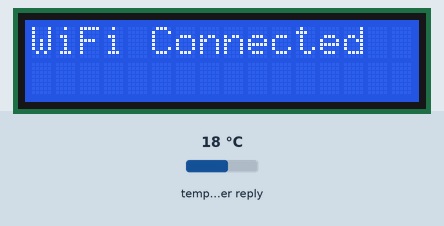
Bench run of a sketch on a simulated ESP32. Shown: 16×2 character LCD. Inputs (shaded band) come from the test bench; at power-on: temperature in the weather reply 18 °C. WiFi joins after 1.5 s; servers stay silent unless stated; web services answer with replies made up by the test bench; what the sketch prints to the serial monitor is not drawn.

Above: at 1.6 s.
At 4.1 s:
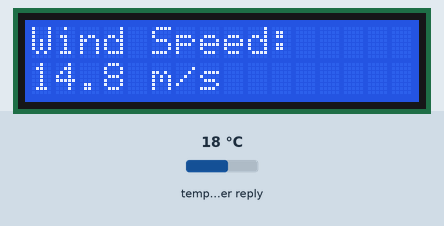
At 8.1 s:
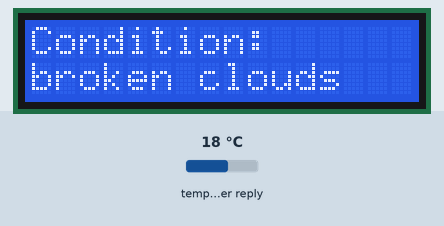
At 12.1 s:
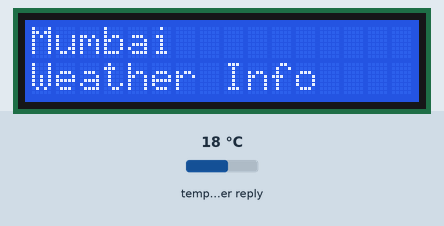
At 16.1 s:
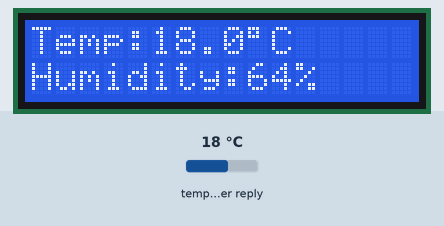

The sketch:

Code.ino
```cpp
#include <WiFi.h>
#include <HTTPClient.h>
#include <ArduinoJson.h>
#include <Wire.h>
#include <LiquidCrystal_I2C.h>

LiquidCrystal_I2C lcd(0x27, 16, 2); // SDA --> 21 , SCL --> 20

// WiFi credentials
const char* ssid = "The OHM Lab";
const char* password = "dlm%15^9bx";

// Weather API key
String apiKey = "00d787951676440c818164957261906";

// City
String city = "Mumbai";
String countryCode = "IN";

// Weather variables
float temperature = 0;
int humidity = 0;
float windSpeed = 0;
String condition = "";

unsigned long screenTimer = 0;
unsigned long weatherTimer = 0;

const unsigned long SCREEN_INTERVAL = 4000;   // 4 sec (4000 ms)
const unsigned long WEATHER_INTERVAL = 300000; // 5 min (300000 ms)

int screenIndex = 0;

void setup() {
  Serial.begin(9600);

  lcd.init();
  lcd.backlight();

  lcd.setCursor(0,0);
  lcd.print("Connecting...");

  WiFi.begin(ssid, password);

  while(WiFi.status() != WL_CONNECTED)
  {
    delay(500);
    Serial.print(".");
  }

  lcd.clear();
  lcd.setCursor(0,0);
  lcd.print("WiFi Connected");

  delay(2000);

  getWeatherData();
  showScreen(0);
}

void loop() {

  // update weather after 5 min
  if(millis() - weatherTimer > WEATHER_INTERVAL){
    getWeatherData();
    weatherTimer = millis();
  }

  // update screen every 4s
  if(millis() - screenTimer > SCREEN_INTERVAL){
    screenTimer = millis();

    screenIndex++;

    if(screenIndex > 3)
      screenIndex = 0;

    showScreen(screenIndex);
  }
}

void getWeatherData() {
  if(WiFi.status() != WL_CONNECTED)
    return;

  HTTPClient http;

  String url =
    "http://api.weatherapi.com/v1/current.json?key=" +
    apiKey +
    "&q=" + city +
    "&aqi=no";

  http.begin(url);

  int httpCode = http.GET(); // ESP32 is sending request to api

  if(httpCode > 0)
  {
    // received response from api
    String payload = http.getString();

    DynamicJsonDocument doc(2048);

    DeserializationError error =
      deserializeJson(doc, payload);

    if(!error)
    {
      // fetching data
      temperature = doc["current"]["temp_c"];
      humidity = doc["current"]["humidity"];
      windSpeed = doc["current"]["wind_kph"];
      condition = doc["current"]["condition"]["text"].as<String>();
      Serial.println("Weather Updated");
    }
  }

  http.end();
}

void showScreen(int screen) {
  lcd.clear();

  switch(screen) {
    case 0:
      lcd.setCursor(0,0);
      lcd.print("Temp:");
      lcd.print(temperature,1);
      lcd.print((char)223);
      lcd.print("C");

      lcd.setCursor(0,1);
      lcd.print("Humidity:");
      lcd.print(humidity);
      lcd.print("%");
      break;

    case 1:
      lcd.setCursor(0,0);
      lcd.print("Wind Speed:");

      lcd.setCursor(0,1);
      lcd.print(windSpeed,1);
      lcd.print(" m/s");
      break;

    case 2:
      lcd.setCursor(0,0);
      lcd.print("Condition:");

      lcd.setCursor(0,1);
      lcd.print(condition);
      break;

    case 3:
      lcd.setCursor(0,0);
      lcd.print(city);

      lcd.setCursor(0,1);
      lcd.print("Weather Info");
      break;
  }
}
```

Measured:
- by itself, everything shown: repeats every 16.0 s, in 4 steps
- what the display in image 0 shows lasts 2.2 s, from 1.6 s to 3.8 s
- what the display in image 1 shows lasts 4.0 s, from 4.0 s to 8.0 s
